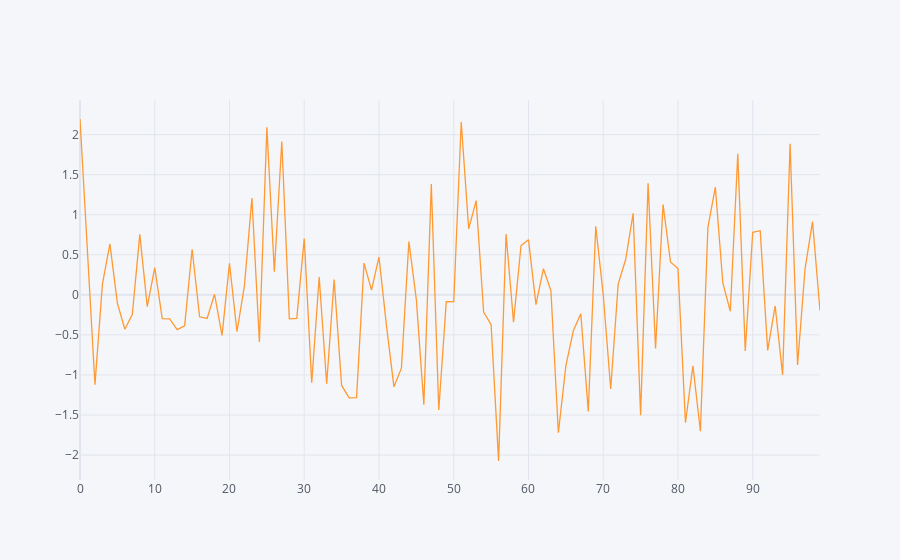

Here is the notebook cell this chart was saved with:
### Code cell
df[["A"]].iplot()

### Figure 1 — Plotly figure (JSON) as saved in the notebook; plotly's stock layout.template omitted (floating-point values rounded to 4 significant figures)
{"data": [{"line": {"color": "rgba(255, 153, 51, 1.0)", "dash": "solid", "shape": "linear", "width": 1.3}, "mode": "lines", "name": "A", "text": "", "type": "scatter", "x": [0, 1, 2, 3, 4, 5, 6, 7, 8, 9, 10, 11, 12, 13, 14, 15, 16, 17, 18, 19, 20, 21, 22, 23, 24, 25, 26, 27, 28, 29, 30, 31, 32, 33, 34, 35, 36, 37, 38, 39, 40, 41, 42, 43, 44, 45, 46, 47, 48, 49, 50, 51, 52, 53, 54, 55, 56, 57, 58, 59, 60, 61, 62, 63, 64, 65, 66, 67, 68, 69, 70, 71, 72, 73, 74, 75, 76, 77, 78, 79, 80, 81, 82, 83, 84, 85, 86, 87, 88, 89, 90, 91, 92, 93, 94, 95, 96, 97, 98, 99], "y": [2.195, 0.5322, -1.121, 0.1339, 0.6369, -0.1041, -0.4289, -0.243, 0.7552, -0.1475, 0.3388, -0.2968, -0.2994, -0.4337, -0.3854, 0.5691, -0.2745, -0.2942, 0.007346, -0.5052, 0.3922, -0.4608, 0.1145, 1.209, -0.5896, 2.091, 0.2883, 1.915, -0.2988, -0.2938, 0.7015, -1.097, 0.2224, -1.109, 0.1893, -1.131, -1.287, -1.282, 0.3964, 0.05871, 0.4727, -0.3851, -1.148, -0.9155, 0.666, -0.06294, -1.373, 1.382, -1.437, -0.0863, -0.08566, 2.159, 0.8243, 1.176, -0.2145, -0.3715, -2.074, 0.7604, -0.3401, 0.615, 0.6888, -0.1218, 0.3261, 0.05416, -1.721, -0.8874, -0.4485, -0.2363, -1.455, 0.855, 0.001978, -1.175, 0.1339, 0.441, 1.017, -1.502, 1.394, -0.6695, 1.129, 0.4115, 0.3293, -1.597, -0.8849, -1.703, 0.8404, 1.343, 0.1494, -0.2044, 1.761, -0.7009, 0.7809, 0.8008, -0.6936, -0.1388, -0.9985, 1.887, -0.8765, 0.3252, 0.9134, -0.1974]}], "layout": {"autosize": true, "legend": {"bgcolor": "#F5F6F9", "font": {"color": "#4D5663"}}, "paper_bgcolor": "#F5F6F9", "plot_bgcolor": "#F5F6F9", "title": {"font": {"color": "#4D5663"}}, "xaxis": {"autorange": true, "gridcolor": "#E1E5ED", "range": [0, 99], "showgrid": true, "tickfont": {"color": "#4D5663"}, "title": {"font": {"color": "#4D5663"}, "text": ""}, "type": "linear", "zerolinecolor": "#E1E5ED"}, "yaxis": {"autorange": true, "gridcolor": "#E1E5ED", "range": [-2.312, 2.432], "showgrid": true, "tickfont": {"color": "#4D5663"}, "title": {"font": {"color": "#4D5663"}, "text": ""}, "type": "linear", "zerolinecolor": "#E1E5ED"}}}
